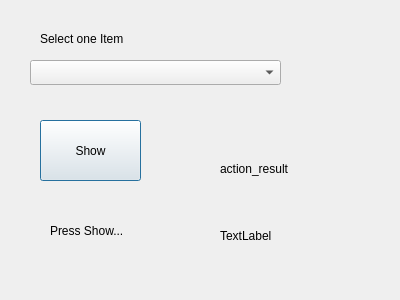
<?xml version="1.0" encoding="UTF-8"?>
<ui version="4.0">
 <class>Dialog</class>
 <widget class="QDialog" name="Dialog">
  <property name="geometry">
   <rect>
    <x>0</x>
    <y>0</y>
    <width>400</width>
    <height>300</height>
   </rect>
  </property>
  <property name="windowTitle">
   <string>Dialog</string>
  </property>
  <widget class="QComboBox" name="items">
   <property name="geometry">
    <rect>
     <x>30</x>
     <y>60</y>
     <width>251</width>
     <height>25</height>
    </rect>
   </property>
  </widget>
  <widget class="QLabel" name="label">
   <property name="geometry">
    <rect>
     <x>40</x>
     <y>30</y>
     <width>181</width>
     <height>17</height>
    </rect>
   </property>
   <property name="text">
    <string>Select one Item</string>
   </property>
  </widget>
  <widget class="QLabel" name="buttom_result">
   <property name="geometry">
    <rect>
     <x>50</x>
     <y>200</y>
     <width>101</width>
     <height>61</height>
    </rect>
   </property>
   <property name="text">
    <string>Press Show...</string>
   </property>
  </widget>
  <widget class="QPushButton" name="pushButton">
   <property name="geometry">
    <rect>
     <x>40</x>
     <y>120</y>
     <width>101</width>
     <height>61</height>
    </rect>
   </property>
   <property name="text">
    <string>Show</string>
   </property>
  </widget>
  <widget class="QLabel" name="action_result">
   <property name="geometry">
    <rect>
     <x>220</x>
     <y>190</y>
     <width>151</width>
     <height>91</height>
    </rect>
   </property>
   <property name="text">
    <string>TextLabel</string>
   </property>
  </widget>
  <widget class="QLabel" name="label_4">
   <property name="geometry">
    <rect>
     <x>220</x>
     <y>160</y>
     <width>111</width>
     <height>17</height>
    </rect>
   </property>
   <property name="text">
    <string>action_result</string>
   </property>
  </widget>
 </widget>
 <resources/>
 <connections>
  <connection>
   <sender>items</sender>
   <signal>highlighted(QString)</signal>
   <receiver>Dialog</receiver>
   <slot>action_update()</slot>
   <hints>
    <hint type="sourcelabel">
     <x>121</x>
     <y>61</y>
    </hint>
    <hint type="destinationlabel">
     <x>365</x>
     <y>106</y>
    </hint>
   </hints>
  </connection>
  <connection>
   <sender>pushButton</sender>
   <signal>clicked()</signal>
   <receiver>Dialog</receiver>
   <slot>Show_upate()</slot>
   <hints>
    <hint type="sourcelabel">
     <x>61</x>
     <y>140</y>
    </hint>
    <hint type="destinationlabel">
     <x>25</x>
     <y>97</y>
    </hint>
   </hints>
  </connection>
 </connections>
 <slots>
  <slot>action_update()</slot>
  <slot>Show_upate()</slot>
 </slots>
</ui>
